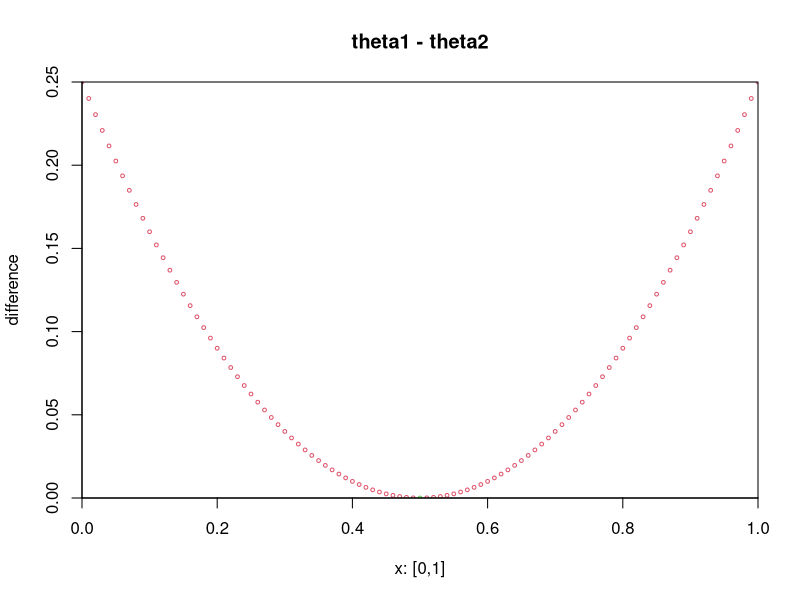
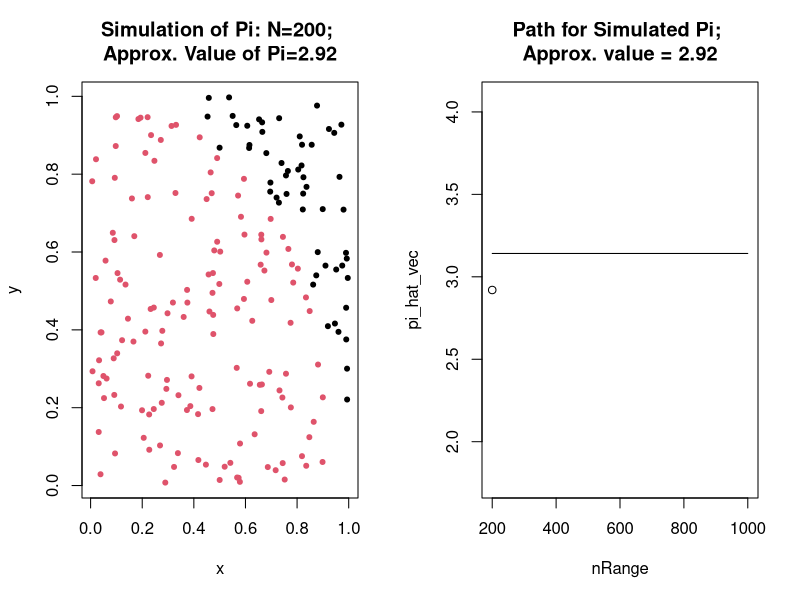
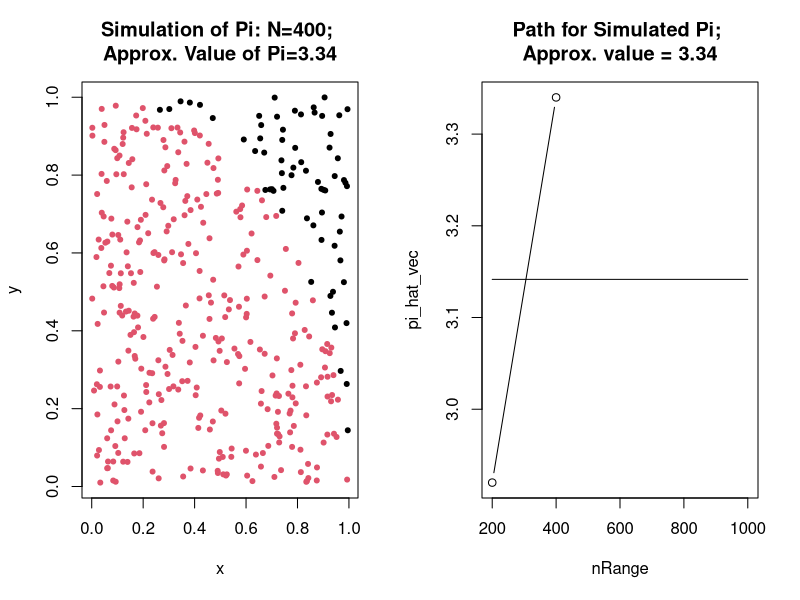
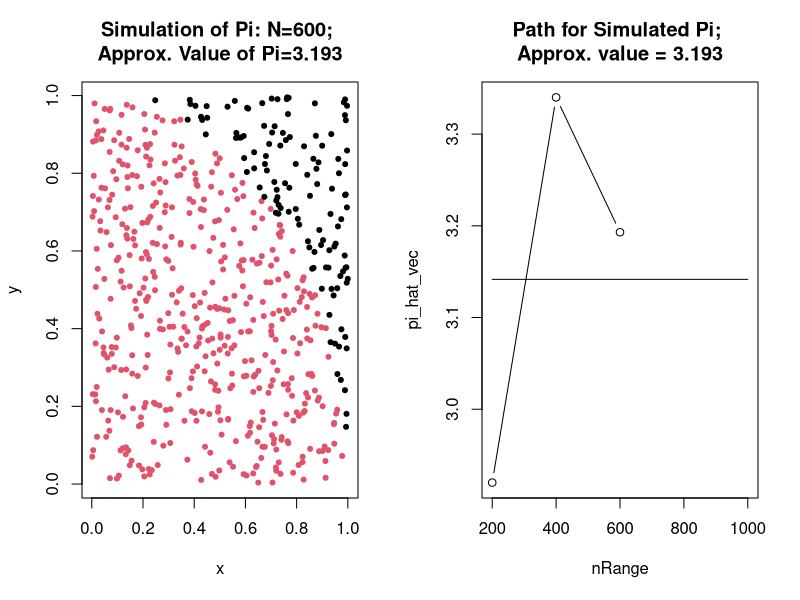
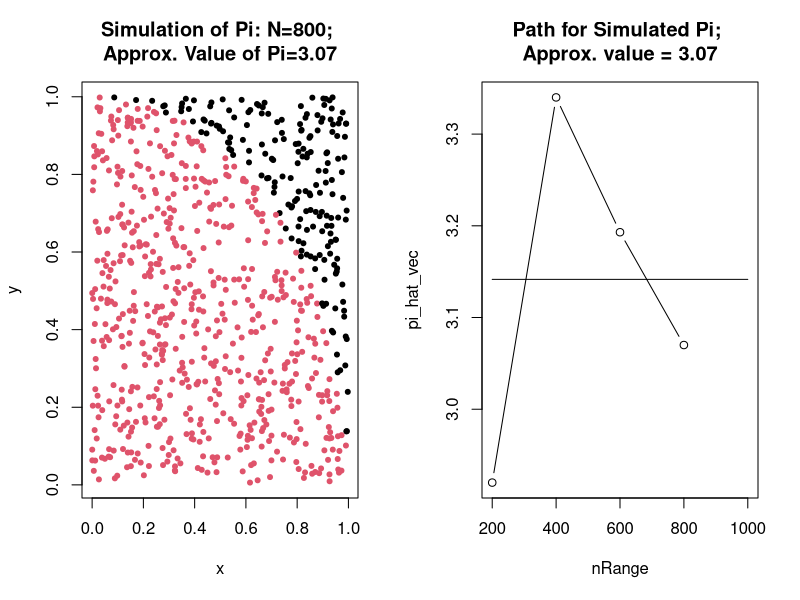
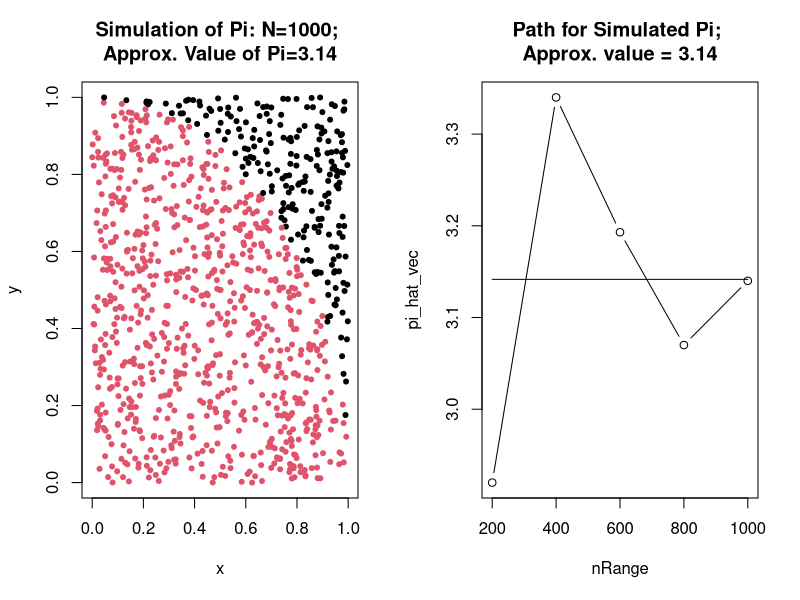

Here is the R script that generated these plots, in order:
## ---- chunk 1
knitr::opts_chunk$set(echo = TRUE)
## ---- chunk 2
theta = seq(0, 1, 0.01)
plot(theta, theta^2 - theta + 1/3 - 1/12, col = as.numeric(theta^2 - theta + 1/3 - 1/12 < 0) + 2, 
     type = "p", cex = 0.5,
     xaxs = "i", yaxs = "i",
     xlab = "x: [0,1]", ylab = "difference",
     main = "theta1 - theta2")
## ---- chunk 3
## Define a function to output a plot of pi
nRange <- seq(0, 1e3, 2e2)[-1]
pi_hat_vec <- rep(NA, length(nRange))
for (N in nRange) {
  x <- runif(N)
  y <- runif(N)
  d <- sqrt(x^2 + y^2)
  label <- ifelse(d < 1, 1, 0)
  pi_hat <- round(4*plyr::count(label)[2,2]/N,3)
  pi_hat_vec[which(N == nRange)] <- pi_hat
  par(mfrow=c(1,2))
  plot(
    x, y,
    col = label+1,
    main = paste0(
      "Simulation of Pi: N=", N,
      "; \nApprox. Value of Pi=", pi_hat),
    pch = 20, cex = 1)
  plot(
    nRange, pi_hat_vec, type = "both",
    main = paste0("Path for Simulated Pi; \nApprox. value = ", pi_hat)); 
  lines(nRange, y = rep(pi, length(nRange)))
}
## ---- chunk 4
# # Library
# library(animation)
# 
# ## Plot Monte Carlo Simulation of Pi
# saveGIF({
#   ## Define a function to output a plot of pi
#   nRange <- seq(1e2, 1e4, 1e2)
#   pi_hat_vec <- rep(NA, length(nRange))
#   for (N in nRange) {
#     x <- runif(N)
#     y <- runif(N)
#     d <- sqrt(x^2 + y^2)
#     label <- ifelse(d < 1, 1, 0)
#     pi_hat <- round(4*plyr::count(label)[2,2]/N,3)
#     pi_hat_vec[which(N == nRange)] <- pi_hat
#     par(mfrow=c(1,2))
#     plot(
#       x, y,
#       col = label+1,
#       main = paste0(
#         "Simulation of Pi: N=", N,
#         "; \nApprox. Value of Pi=", pi_hat),
#       pch = 20, cex = 1)
#     plot(
#       nRange, pi_hat_vec, type = "both",
#       main = paste0("Path for Simulated Pi; \nApprox. value = ", pi_hat)); 
#     lines(nRange, y = rep(pi, length(nRange)))
#   }
# }, movie.name = "C:/Users/eagle/OneDrive/Course/CU Stats/STATS GR6102 - Applied Statistics II/InClass/4b/mc-sim-pi-adv.gif", interval = 0.8, nmax = 30, 
# ani.width = 480)
